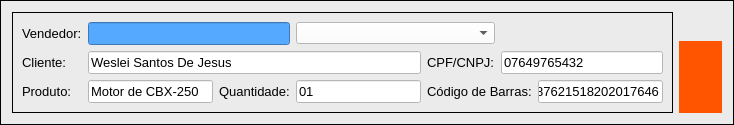
               <widget class="QFrame" name="frame_65">
                <property name="minimumSize">
                 <size>
                  <width>2</width>
                  <height>35</height>
                 </size>
                </property>
                <property name="maximumSize">
                 <size>
                  <width>16777215</width>
                  <height>150</height>
                 </size>
                </property>
                <property name="styleSheet">
                 <string notr="true">background-color: rgb(235, 235, 235);</string>
                </property>
                <property name="frameShape">
                 <enum>QFrame::Box</enum>
                </property>
                <property name="frameShadow">
                 <enum>QFrame::Plain</enum>
                </property>
                <layout class="QGridLayout" name="gridLayout_85">
                 <item row="0" column="0" rowspan="2">
                  <widget class="QFrame" name="frame_66">
                   <property name="frameShape">
                    <enum>QFrame::Box</enum>
                   </property>
                   <property name="frameShadow">
                    <enum>QFrame::Plain</enum>
                   </property>
                   <layout class="QGridLayout" name="gridLayout_86">
                    <item row="1" column="1" colspan="5">
                     <widget class="QLineEdit" name="cliente_2">
                      <property name="enabled">
                       <bool>true</bool>
                      </property>
                      <property name="font">
                       <font>
                        <pointsize>10</pointsize>
                        <weight>50</weight>
                        <bold>false</bold>
                       </font>
                      </property>
                      <property name="styleSheet">
                       <string notr="true">background-color: rgb(255, 255, 255);</string>
                      </property>
                      <property name="text">
                       <string>Weslei Santos De Jesus</string>
                      </property>
                     </widget>
                    </item>
                    <item row="2" column="5">
                     <widget class="QLineEdit" name="quantidade_2">
                      <property name="enabled">
                       <bool>true</bool>
                      </property>
                      <property name="font">
                       <font>
                        <pointsize>10</pointsize>
                        <weight>50</weight>
                        <bold>false</bold>
                       </font>
                      </property>
                      <property name="styleSheet">
                       <string notr="true">background-color: rgb(255, 255, 255);</string>
                      </property>
                      <property name="text">
                       <string>01</string>
                      </property>
                     </widget>
                    </item>
                    <item row="2" column="1" colspan="3">
                     <widget class="QLineEdit" name="produto_2">
                      <property name="enabled">
                       <bool>true</bool>
                      </property>
                      <property name="font">
                       <font>
                        <pointsize>10</pointsize>
                        <weight>50</weight>
                        <bold>false</bold>
                       </font>
                      </property>
                      <property name="styleSheet">
                       <string notr="true">background-color: rgb(255, 255, 255);</string>
                      </property>
                      <property name="text">
                       <string>Motor de CBX-250</string>
                      </property>
                     </widget>
                    </item>
                    <item row="1" column="7" colspan="2">
                     <widget class="QLineEdit" name="cpf_cnpj_2">
                      <property name="enabled">
                       <bool>true</bool>
                      </property>
                      <property name="font">
                       <font>
                        <pointsize>10</pointsize>
                        <weight>50</weight>
                        <bold>false</bold>
                       </font>
                      </property>
                      <property name="styleSheet">
                       <string notr="true">background-color: rgb(255, 255, 255);</string>
                      </property>
                      <property name="text">
                       <string>07649765432</string>
                      </property>
                     </widget>
                    </item>
                    <item row="2" column="6" colspan="2">
                     <widget class="QLabel" name="label_32">
                      <property name="font">
                       <font>
                        <pointsize>10</pointsize>
                       </font>
                      </property>
                      <property name="styleSheet">
                       <string notr="true">color: rgb(0, 0, 0);</string>
                      </property>
                      <property name="text">
                       <string>Código de Barras:</string>
                      </property>
                     </widget>
                    </item>
                    <item row="1" column="0">
                     <widget class="QLabel" name="label_121">
                      <property name="font">
                       <font>
                        <pointsize>10</pointsize>
                       </font>
                      </property>
                      <property name="styleSheet">
                       <string notr="true">color: rgb(0, 0, 0);</string>
                      </property>
                      <property name="text">
                       <string>Cliente:</string>
                      </property>
                     </widget>
                    </item>
                    <item row="0" column="1" colspan="4">
                     <widget class="QLineEdit" name="nomevendedor">
                      <property name="enabled">
                       <bool>false</bool>
                      </property>
                      <property name="font">
                       <font>
                        <pointsize>10</pointsize>
                       </font>
                      </property>
                      <property name="styleSheet">
                       <string notr="true">background-color: rgb(85, 170, 255);
color: rgb(255, 255, 255);</string>
                      </property>
                      <property name="text">
                       <string/>
                      </property>
                     </widget>
                    </item>
                    <item row="2" column="0">
                     <widget class="QLabel" name="label_31">
                      <property name="font">
                       <font>
                        <pointsize>10</pointsize>
                       </font>
                      </property>
                      <property name="styleSheet">
                       <string notr="true">color: rgb(0, 0, 0);</string>
                      </property>
                      <property name="text">
                       <string>Produto:</string>
                      </property>
                     </widget>
                    </item>
                    <item row="0" column="0">
                     <widget class="QLabel" name="label_19">
                      <property name="font">
                       <font>
                        <pointsize>10</pointsize>
                       </font>
                      </property>
                      <property name="styleSheet">
                       <string notr="true">color: rgb(0, 0, 0);</string>
                      </property>
                      <property name="text">
                       <string>Vendedor:</string>
                      </property>
                     </widget>
                    </item>
                    <item row="2" column="4">
                     <widget class="QLabel" name="label_33">
                      <property name="font">
                       <font>
                        <pointsize>10</pointsize>
                       </font>
                      </property>
                      <property name="styleSheet">
                       <string notr="true">color: rgb(0, 0, 0);</string>
                      </property>
                      <property name="text">
                       <string>Quantidade:</string>
                      </property>
                     </widget>
                    </item>
                    <item row="2" column="8">
                     <widget class="QLineEdit" name="codigo_de_barras_2">
                      <property name="enabled">
                       <bool>true</bool>
                      </property>
                      <property name="font">
                       <font>
                        <pointsize>10</pointsize>
                        <weight>50</weight>
                        <bold>false</bold>
                       </font>
                      </property>
                      <property name="styleSheet">
                       <string notr="true">background-color: rgb(255, 255, 255);</string>
                      </property>
                      <property name="text">
                       <string>287621518202017646</string>
                      </property>
                     </widget>
                    </item>
                    <item row="1" column="6">
                     <widget class="QLabel" name="label_122">
                      <property name="font">
                       <font>
                        <pointsize>10</pointsize>
                       </font>
                      </property>
                      <property name="styleSheet">
                       <string notr="true">color: rgb(0, 0, 0);</string>
                      </property>
                      <property name="text">
                       <string>CPF/CNPJ:</string>
                      </property>
                     </widget>
                    </item>
                    <item row="0" column="5" colspan="2">
                     <widget class="QComboBox" name="categoriasVendas">
                      <property name="styleSheet">
                       <string notr="true">background-color: rgb(255, 255, 255);</string>
                      </property>
                     </widget>
                    </item>
                   </layout>
                  </widget>
                 </item>
                 <item row="0" column="1">
                  <widget class="QPushButton" name="pushButton_22">
                   <property name="enabled">
                    <bool>true</bool>
                   </property>
                   <property name="font">
                    <font>
                     <pointsize>10</pointsize>
                     <weight>75</weight>
                     <bold>true</bold>
                    </font>
                   </property>
                   <property name="cursor">
                    <cursorShape>PointingHandCursor</cursorShape>
                   </property>
                   <property name="focusPolicy">
                    <enum>Qt::NoFocus</enum>
                   </property>
                   <property name="toolTip">
                    <string>Realizar venda</string>
                   </property>
                   <property name="styleSheet">
                    <string notr="true">background-color: rgb(255, 85, 0);</string>
                   </property>
                   <property name="text">
                    <string/>
                   </property>
                   <property name="icon">
                    <iconset>
                     <normaloff>../Imagens/carrinhodecompras.png</normaloff>../Imagens/carrinhodecompras.png</iconset>
                   </property>
                   <property name="iconSize">
                    <size>
                     <width>129</width>
                     <height>206</height>
                    </size>
                   </property>
                   <property name="autoRepeatDelay">
                    <number>300</number>
                   </property>
                   <property name="autoRepeatInterval">
                    <number>100</number>
                   </property>
                   <property name="autoDefault">
                    <bool>true</bool>
                   </property>
                   <property name="flat">
                    <bool>true</bool>
                   </property>
                  </widget>
                 </item>
                 <item row="1" column="1">
                  <widget class="QLabel" name="label_123">
                   <property name="enabled">
                    <bool>true</bool>
                   </property>
                   <property name="styleSheet">
                    <string notr="true">background-color: rgb(255, 85, 0);</string>
                   </property>
                   <property name="text">
                    <string/>
                   </property>
                  </widget>
                 </item>
                </layout>
               </widget>
